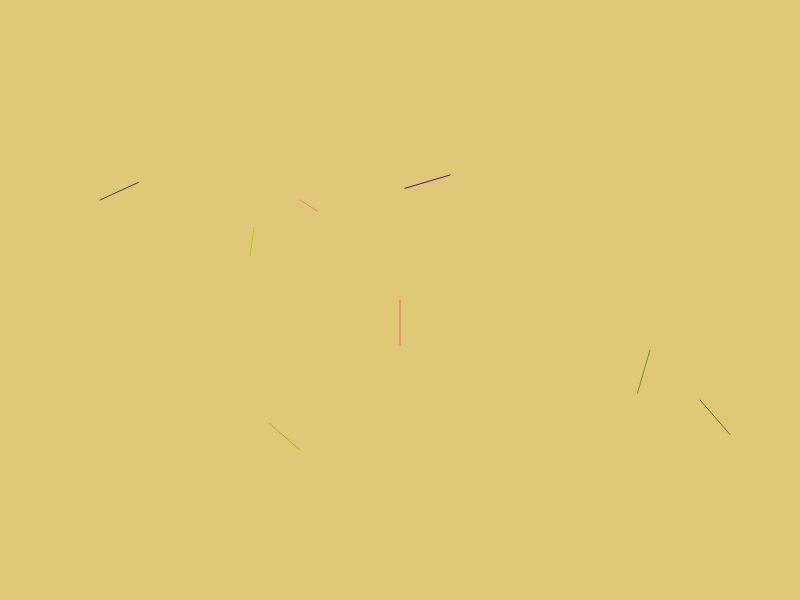
Frame 1 (no input)
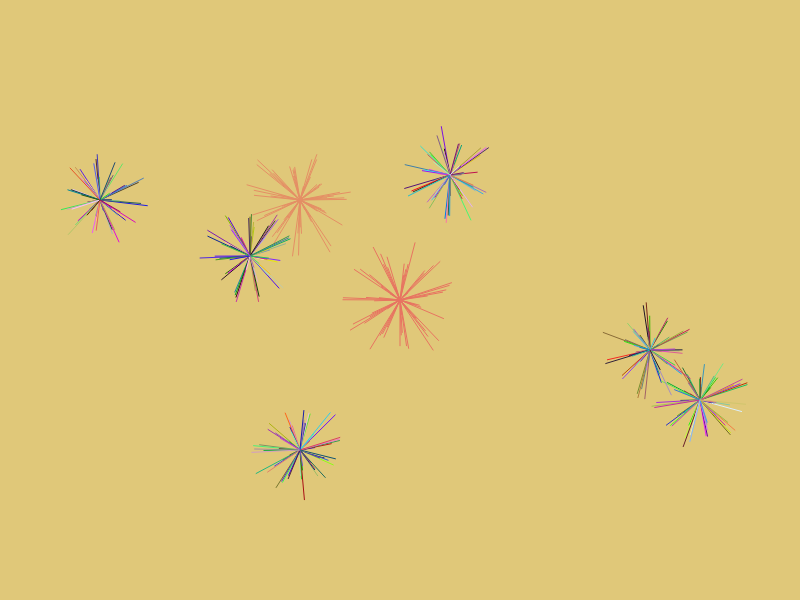
Frame 60 (no input)
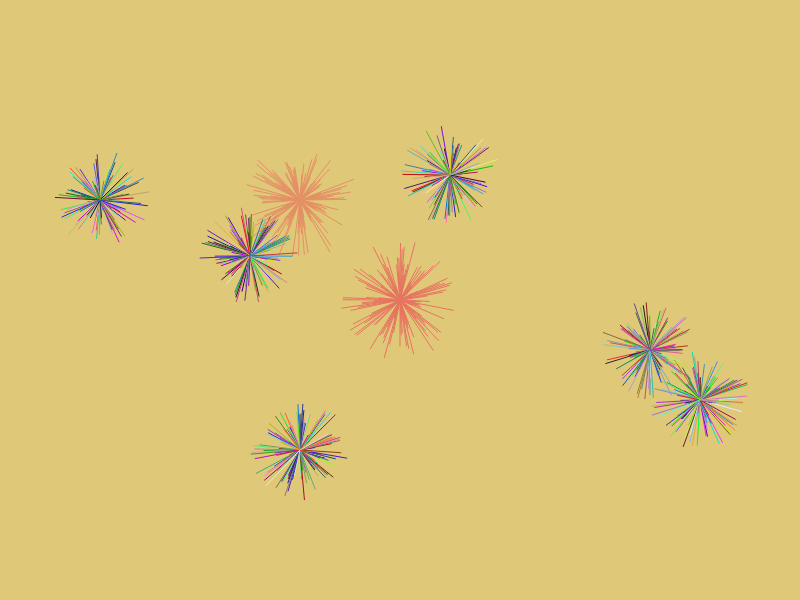
Frame 120 (the mouse pressed at the canvas centre since frame 60)

The p5.js sketch that drew these frames (run headless with seeded random() and noise() and a simulated clock; from frame 60 on, the mouse is pressed at the canvas centre):

// p5.js sketch
// ── sketch.js
let x1, y1, x2, y2;
let angle1, angle2;
let strokeCol, colChange;
let scaler;

let clock;
let xs = [100, 250, 300, 450 ,650 ,700];
let ys = [200, 256, 450, 175, 350, 400];
function setup() {
    createCanvas(800, 600);
    background(224, 200, 121);
    x1 = width / 2;
    y1 = height / 2;
    angle1 = angle2 = 0;
    strokeCol = 254;
    colChange = -1;
    scaler = 70;
}

function draw() {
    let strokeCol1 = strokeCol;
    let strokeCol2 = 2 * strokeCol;
    clock = new Clocks(x1, y1, random(10, 60), 232, 116, 97);
    clock1 = new Clocks(x1 - 100, y1 - 100, random(10, 60), 229, 143, 101);
    clock.display();
    clock1.display();



    for (i = 0; i < 6; i++) {
        clock = new Clocks(xs[i], ys[i], random(10, 50), random(256), random(256), random(256));
        clock.display();
    }
//    let cX, cY;
//    cX = cY = 1;
//    x1 += cX; y1 += cY;
//    if (x1 > width || x1 < 0) cX = -cX;
}

class Clocks {

    constructor(x1, y1, scaler, col1, col2, col3) {
        this.x1 = x1;
        this.y1 = y1;
        this.scaler = scaler;
        this.col1 = col1;
        this.col2 = col2;
        this.col3 = col3;
    }

    display() {
        this.x2 = this.x1 + this.scaler*sin(angle1);
        this.y2 = this.y1 + this.scaler*cos(angle2);
        strokeWeight(1);
        stroke(this.col1, this.col2, this.col3);
        line(this.x1, this.y1, this.x2, this.y2);
//        this.col1 += colChange;
//        this.col2 += colChange;
//        this.col3 += colChange;
        if ((this.col1 > 254) || (this.col1 < 0)) {
            colChange = -colChange;
        }
        angle1++; angle2 ++;
        scaler = random(0, 70);
    }
}
